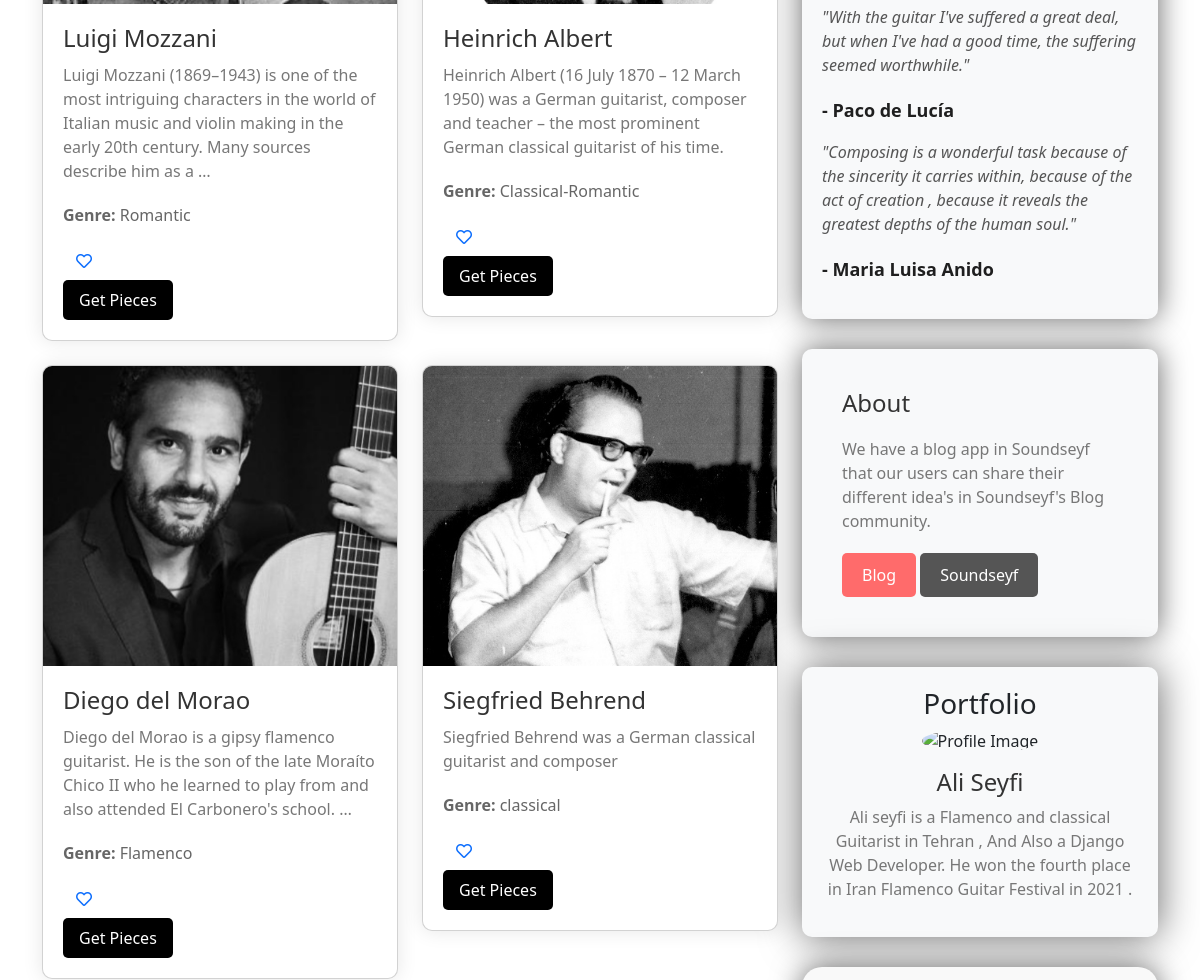
The app's page /music/composers?page=6 (middle part), older data.
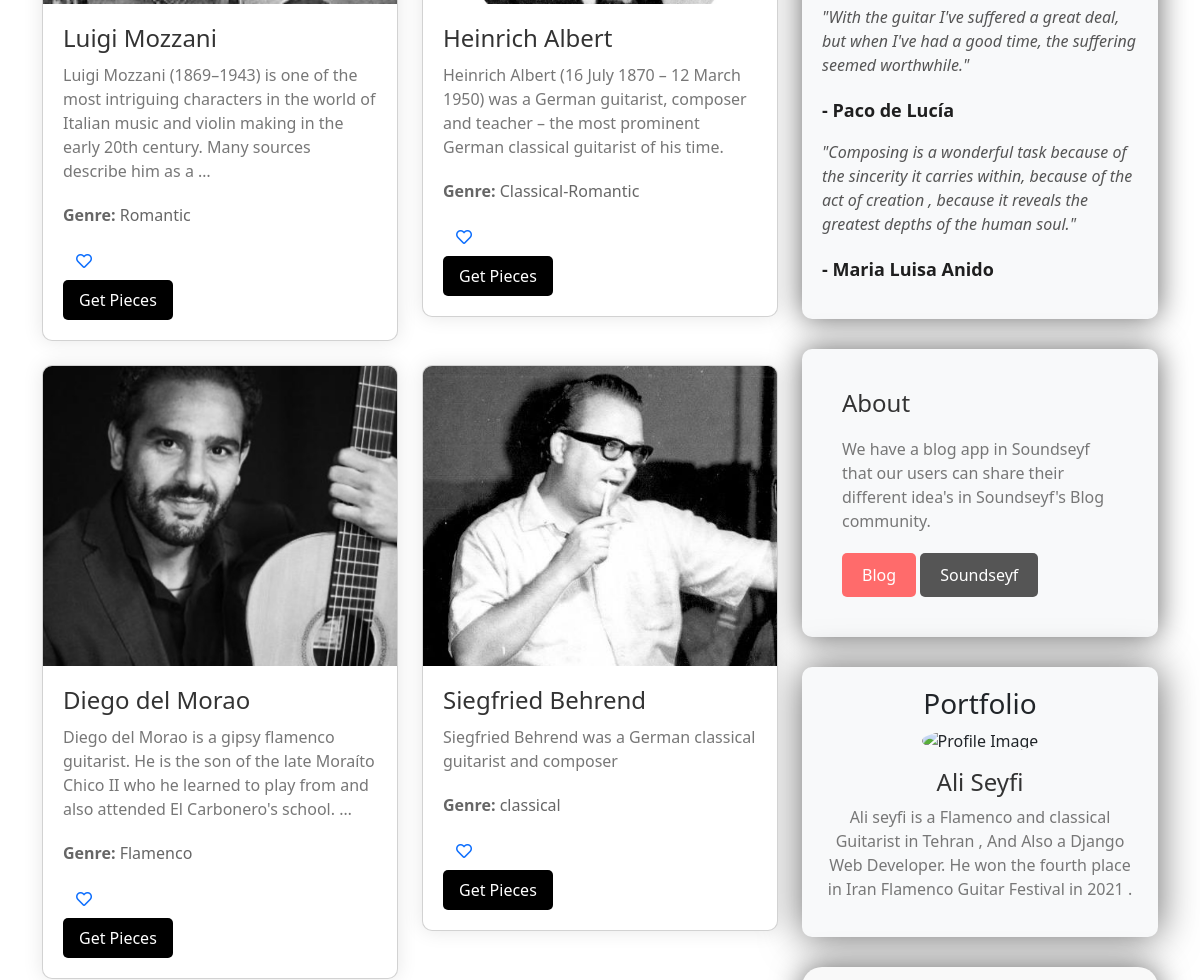
The same page, newer data.
### music/models.py (models this page shows, shortened)
class Composer(models.Model):
    name = models.CharField(max_length=255,null=True,blank=True)
    biography = models.TextField(null=True, blank=True)
    image = models.ImageField(upload_to="Composers/" , default="default.jpg")
    genre = models.CharField(max_length=255,null=True,blank=True)
    nationality = models.CharField(blank=True,null=True,max_length=255)

### music/views.py (the view)
# urls.py: path('composers',ComposersView , name="composers" ),
def ComposersView(request):
    composers = Composer.objects.all()
    p = Paginator(composers,10)
    try:
        page_number = request.GET.get('page')
        composers = p.get_page(page_number)
    except EmptyPage:
        composers = composers.get_page(1)
    except PageNotAnInteger:
        composers = composers.get_page(1)
    if request.user.is_authenticated:
         favorited_composer_ids = set(request.user.favoritecomposer_set.values_list('composer__id', flat=True))
         context = {"composers": composers, "favorited_composer_ids": favorited_composer_ids}
         return render(request,'music/composers.html',context)
    else:
         context = {"composers": composers}
         return render(request,'music/composers.html',context)

### blog/templatetags/blog-tags.py (called while the page is built)
@register.inclusion_tag('blog/recentposts.html')
def recentpost():
    recentposts = Post.objects.all().order_by('published_on')[:3]
    return  {"recentposts":recentposts}

### music/templatetags/music-tags.py (called while the page is built)
@register.inclusion_tag('music/somepalos.html')
def somepalos():
    somepalos = Palo.objects.all().order_by('name')[:4]
    return  {"somepalos":somepalos}

### templates/music/composers.html (shortened to what this page needs)
{% extends "base.html" %}
{% load static %}
{% load music-tags %}
{% load blog-tags %}
{% load thumbnail %}
{% block content %}
<div class="container">
  <div class="row">
    <div class="col-md-8">
        <div class="row">
        {% for composer in composers %}
        <div class="col-md-6 mb-4">
          <div class="card composer-card">
            <img src="{% thumbnail composer.image "600x400" crop="center" as im %}{{ im.url }}{% endthumbnail %}"
              alt="{{ composer.name }}" class="card-img-top composer-image">
            <div class="composer-details">
              <a style="text-decoration: none;" href="{% url 'music:pieces' cid=composer.id %}"><h3 class="card-title composer-name">{{ composer.name }}</h3></a>
              <p class="card-text composer-bio">{{ composer.biography|truncatewords:30 }}</p>
              <p class="composer-genre"><strong>Genre:</strong> {{ composer.genre }}</p>
              <form action="{% url 'music:Favorites' composer_id=composer.id %}" method="post">
                <button type="submit" class="btn btn-link composer-like-button" aria-label="Favorite Composer">
                  {% if composer.id in favorited_composer_ids %}
                    <i class="fas fa-heart text-danger"></i>
                  {% else %}
                    <i class="far fa-heart"></i>
                  {% endif %}
                </button>
              </form>
              <a href="{% url 'music:pieces' cid=composer.id %}"
                class="btn btn-primary composer-button">Get Pieces</a>
            </div>
          </div>
        </div>
        {% endfor %}
      </div>
    </div>
    <div class="col-md-4">
      <div class="quote-card" style="box-shadow: 0 0 30px rgba(0, 0, 0, 0.6);">
        <ul class="list-unstyled">
          <li>
            <p class="quote-text">"With the guitar I've suffered a great deal, but when I've had a good time, the suffering seemed worthwhile."</p>
            <p class="quote-author">- Paco de Lucía</p>
          </li>
          <li>
            <p class="quote-text">"Composing is a wonderful task because of the sincerity it carries within, because of the act of creation , because it reveals the greatest depths of the human soul."</p>
            <p class="quote-author">- Maria Luisa Anido</p>
          </li>
        </ul>
      </div>
      <div class="about-section" style="box-shadow: 0 0 30px rgba(0, 0, 0, 0.6);">
        <h3 class="about-header">About</h3>
        <p class="about-text">We have a blog app in Soundseyf that our users can share their different idea's in Soundseyf's Blog community.</p>
        <a href="{% url 'blog:blog-home' %}" class="btn btn-danger visit-website-button">Blog</a>
        <a href="{% url 'website:about' %}" class="btn btn-secondary visit-website-button" style="background-color: #555;">Soundseyf</a>
      </div>
      <div class="portfolio-section">
        <div style="box-shadow: 0 0 40px rgba(0, 0, 0, 0.6);" class="portfolio-item">
          <h3>Portfolio</h3>
            <img src="{% static 'images/Ali.png' %}" alt="Profile Image" class="profile-image">
            <h4>Ali Seyfi</h4>
            <p>Ali seyfi is a Flamenco and classical Guitarist in Tehran , And Also a Django Web Developer. He won the fourth place in Iran Flamenco Guitar Festival in 2021 .</p>
        </div>
    </div>
    {% somepalos %}
    {% recentpost %}
  </div>
    </div>
  </div>
{% endblock %}

Row changes from the older to the newer data that the page shows:
changed Composer "Siegfried Behrend": image: a different picture
